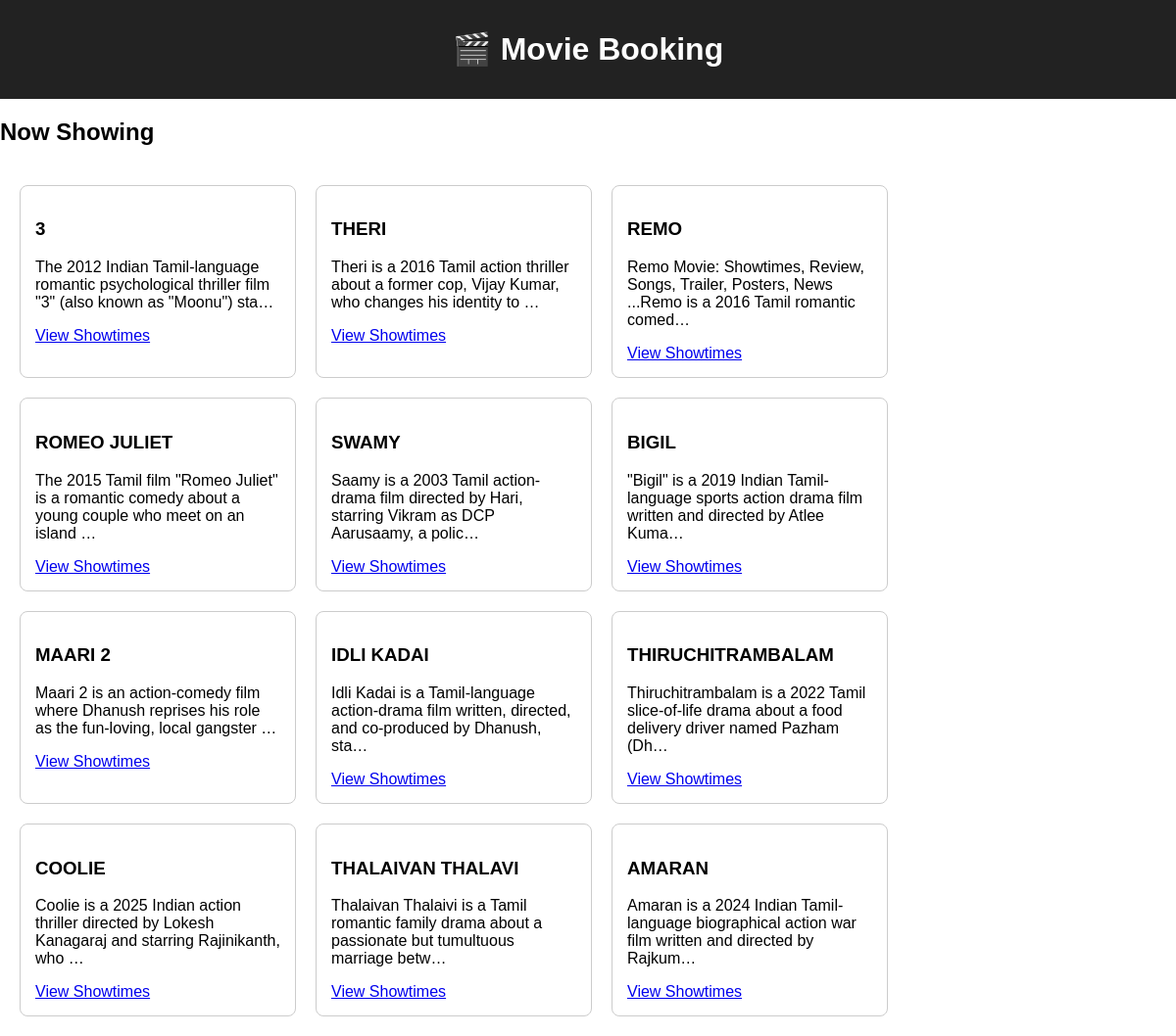
The page / on the database its author committed.
### booking/models.py (models this page shows, shortened)
class Movie(models.Model):
    title = models.CharField(max_length=200)
    description = models.TextField()
    duration = models.IntegerField()
    rating = models.CharField(max_length=10)

### booking/views.py (the view)
# urls.py: path('', views.index, name='index'),
def index(request):
    movies = Movie.objects.all()
    return render(request, 'index.html', {'movies': movies})

### templates/index.html
{% extends 'base.html' %}
{% block content %}
<h2>Now Showing</h2>
<div class="movie-list">
    {% for movie in movies %}
        <div class="movie-card">
            <h3>{{ movie.title }}</h3>
            <p>{{ movie.description|truncatechars:100 }}</p>
            <a href="{% url 'movie_detail' movie.id %}">View Showtimes</a>
        </div>
    {% endfor %}
</div>
{% endblock %}

### templates/base.html (shortened to what this page needs)
<!DOCTYPE html>
<html>
<head>
    <link rel="stylesheet" type="text/css" href="/static/style.css">
</head>
<body>
    <header>
        <h1><a href="/">🎬 Movie Booking</a></h1>
    </header>
    <main>
        {% block content %}{% endblock %}
    </main>
</body>
</html>

### static/style.css (style rules this page uses)
body { font-family: Arial, sans-serif; margin: 0; padding: 0; }
header { background: #222; color: #fff; padding: 10px; text-align: center; }
h1 a { color: #fff; text-decoration: none; }
.movie-list { display: flex; flex-wrap: wrap; gap: 20px; padding: 20px; }
.movie-card { border: 1px solid #ccc; padding: 15px; border-radius: 8px; width: 250px; }

### rows shown on the page
Movie: title "3", description "The 2012 Indian Tamil-language romantic psychological thriller film \"3\" (also known as \"Moonu\") sta…"
Movie: title "THERI", description "Theri is a 2016 Tamil action thriller about a former cop, Vijay Kumar, who changes his identity to …"
Movie: title "REMO", description "Remo Movie: Showtimes, Review, Songs, Trailer, Posters, News ...Remo is a 2016 Tamil romantic comed…"
Movie: title "ROMEO JULIET", description "The 2015 Tamil film \"Romeo Juliet\" is a romantic comedy about a young couple who meet on an island …"
Movie: title "SWAMY", description "Saamy is a 2003 Tamil action-drama film directed by Hari, starring Vikram as DCP Aarusaamy, a polic…"
Movie: title "BIGIL", description "\"Bigil\" is a 2019 Indian Tamil-language sports action drama film written and directed by Atlee Kuma…"
Movie: title "MAARI 2", description "Maari 2 is an action-comedy film where Dhanush reprises his role as the fun-loving, local gangster …"
Movie: title "IDLI KADAI", description "Idli Kadai is a Tamil-language action-drama film written, directed, and co-produced by Dhanush, sta…"
Movie: title "THIRUCHITRAMBALAM", description "Thiruchitrambalam is a 2022 Tamil slice-of-life drama about a food delivery driver named Pazham (Dh…"
Movie: title "COOLIE", description "Coolie is a 2025 Indian action thriller directed by Lokesh Kanagaraj and starring Rajinikanth, who …"
Movie: title "THALAIVAN THALAVI", description "Thalaivan Thalaivi is a Tamil romantic family drama about a passionate but tumultuous marriage betw…"
Movie: title "AMARAN", description "Amaran is a 2024 Indian Tamil-language biographical action war film written and directed by Rajkum…"
